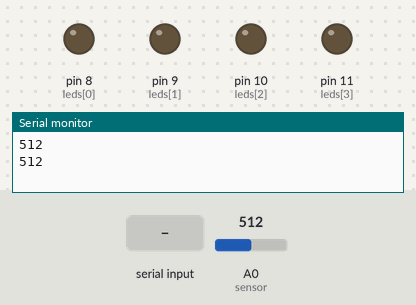
A sketch run on a simulated Arduino Uno, built with avr-gcc and run on an emulated ATmega328P. Shown: output pins drawn as LEDs (lit = HIGH), the last lines printed to the serial monitor. The inputs (shaded band) are chosen by the test bench; at power-on: A0 (sensor) = 512.

Above: at 1.2 s.
1.3 s: "90,45\n" received over Serial
At 4.0 s:
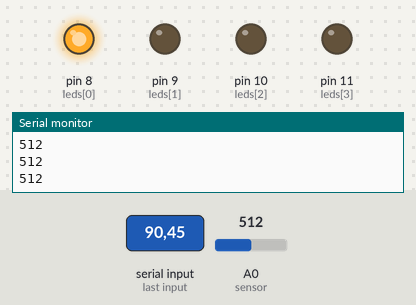
4.3 s: "30,150\n" received over Serial
At 5.7 s:
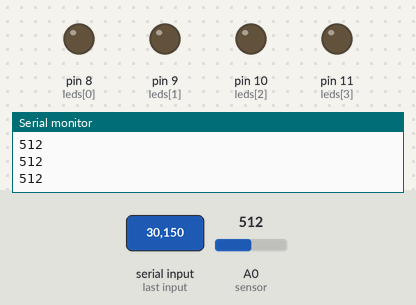
Timing chart, 0 to 7.9 s (numbered marks = the images above; inputs shaded):
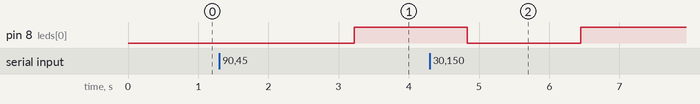

The sketch:

Practica5.ino
```cpp
int sensor = A0;
int leds[4] = {8, 9, 10, 11};

void setup()
{
  Serial.begin(9600);
  Serial.setTimeout(10);
  for(int i = 0; i < 4; i++)
  {
    pinMode(leds[i], OUTPUT);
  }
}

int lecturas[30] = {};
int average = 0;
// long currentMillis, previousMillis = 0;
// long interval = 1000;  //10 segundos
void loop()
{
  if (Serial.available() > 0)
  {
    int ledPos = Serial.parseInt();
    for (int i = 0; i < 4; i++)
    {
      digitalWrite(leds[i], LOW);
    }
    digitalWrite(leds[ledPos], HIGH);
  }

  for(int i = 0; i < 30; i++)
  {
    lecturas[i] = analogRead(sensor);
    delay(10);
  }

  average = 0;
  for(int i = 0; i < 30; i++)
  {
    average += lecturas[i];
  }

  average /= 30;

  Serial.println(average);
  delay(500);
}
```

Measured:
- after the input at 1.3 s, pin 8 (leds[0]): LOW → HIGH after 1.9 s
- after the input at 4.3 s, pin 8 (leds[0]): HIGH → LOW after 0.53 s, → HIGH 1.6 s later
